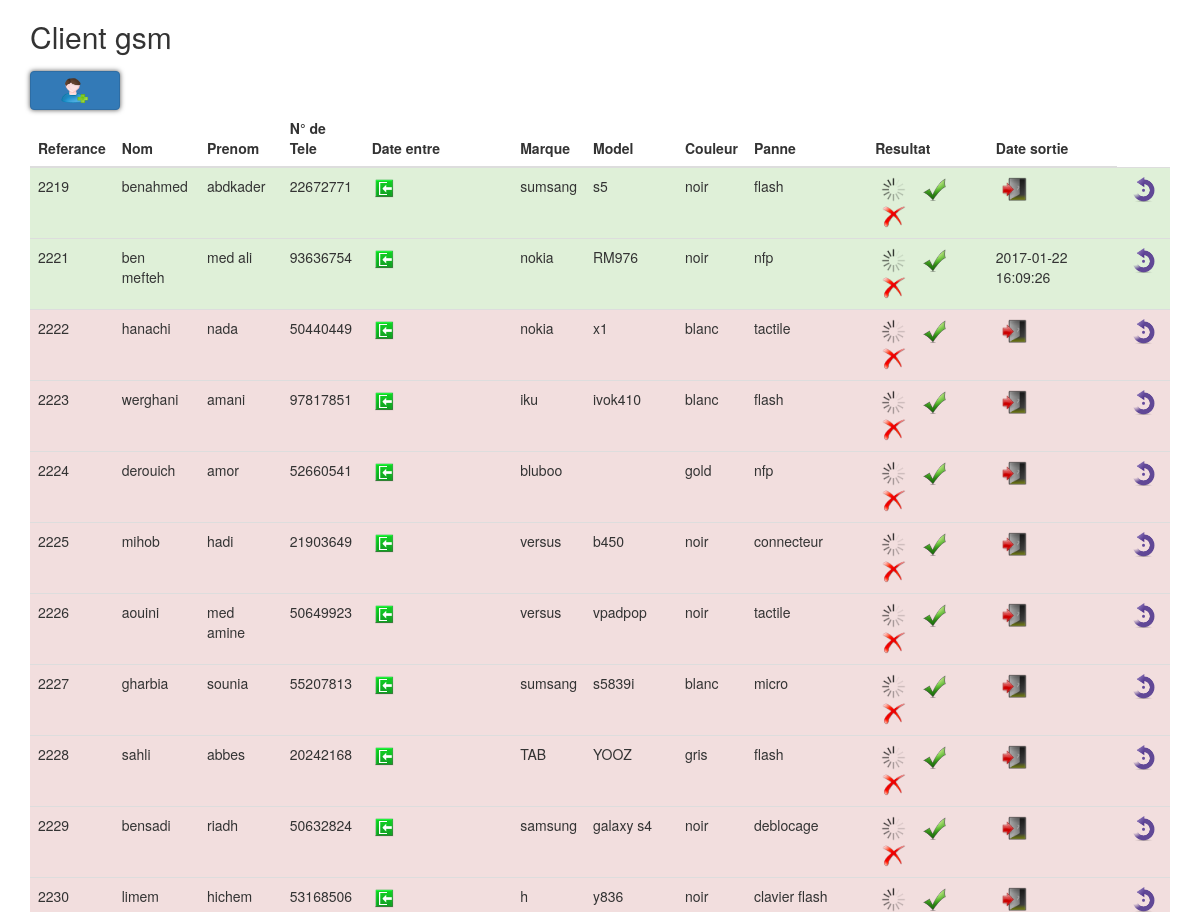
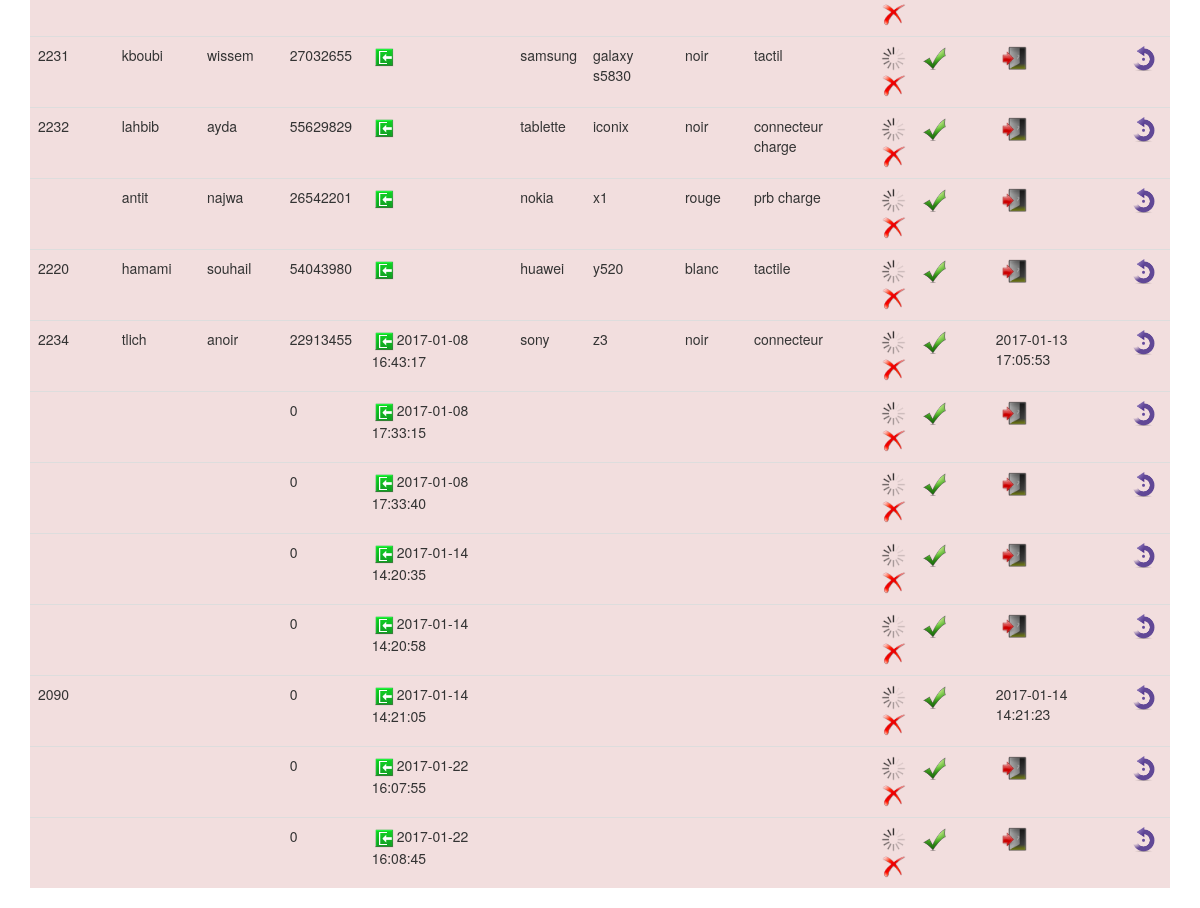
The app's page /listeclient.php with its own data (2 pictures, top to bottom).
### tables this page shows
CREATE TABLE IF NOT EXISTS `client` (
  `id` int(11) NOT NULL AUTO_INCREMENT,
  `referance` varchar(10) NOT NULL,
  `nom` varchar(20) NOT NULL,
  `prenom` varchar(20) NOT NULL,
  `tel` int(8) NOT NULL,
  `matriel` varchar(20) NOT NULL,
  `marque` varchar(20) NOT NULL,
  `model` varchar(20) NOT NULL,
  `color` varchar(10) NOT NULL,
  `panne` varchar(50) NOT NULL,
  `batterie` varchar(3) NOT NULL,
  `sim` varchar(3) NOT NULL,
  `resultat` varchar(20) NOT NULL,
  `date_sortie` varchar(50) NOT NULL,
  `date_entre` varchar(50) NOT NULL,
  PRIMARY KEY (`id`)
);

### listeclient.php (the view, shortened to what this page needs)
<?php
try {
 $bdd = new PDO('mysql:host=localhost;dbname=hanout;charset=utf8', 'root', '');
} catch (Exception $e) {
 die('Erreur : ' . $e->getMessage());
}
?>
<!DOCTYPE html>
<html lang="en">
<head>
  <link rel="stylesheet" href="https://maxcdn.bootstrapcdn.com/bootstrap/3.3.7/css/bootstrap.min.css">
</head>
<body>
<div class="container">
  <h2>Client gsm</h2>
  <a href="ajoutclient.php" class="btn btn-primary"><img src="add.png" width="30" height="25"></a>
  <table class="table">
    <thead>
      <tr>
        <th>Referance</th>
        <th>Nom</th>
        <th>Prenom</th>
        <th>N° de Tele</th>
        <th>Date entre</th>
        <th>Marque</th>
        <th>Model</th>
        <th>Couleur</th>
        <th>Panne</th>
        <th>Resultat</th>
        <th>Date sortie</th>
      </tr>
    </thead>
    <tbody>
      <?php
           $reponse = $bdd->query("SELECT referance,nom,prenom,tel,marque,model,color,panne,id,resultat,date_sortie,date_entre FROM client ");
           while ($donnees = $reponse->fetch()){
            $res=$donnees['resultat'];
            if($res=="Standby"){
              $color="active";
            }elseif($res=="Repaired"){
              $color="success";
            }else{
              $color="danger";
            }
            echo '<tr class="'.$color.'" >';
                        echo '<td>'.$donnees['referance'].'</td><td>'.$donnees['nom'].'</td><td>'.$donnees['prenom'].'</td>
            <td>'.$donnees['tel'].'</td><td><img src="login.png" class="imgent">'.$donnees['date_entre'].'</td><td>'.$donnees['marque'].'</td><td>'.$donnees['model'].'</td>
            <td>'.$donnees['color'].'</td>
            <td>'.$donnees['panne'].'</td>';
            echo ' <form method="post" action="listeclient.php">
                    <td>';
            echo '    <button  name="encours" value="Standby" ><img src="loading_throbber.png"></button>
                      <button  name="true" value="Repaired"><img src="check.png"></button>
                      <button name="false" value="Irreparable"><img src="deletered.png"></button>
                  </td>
                  <td>';
              if($donnees['date_sortie']=="") {
                 echo '<button name="logout" value="logout"><img src="application_exit.png"></button></td>';
               }else{
                 echo $donnees['date_sortie'];
                }
              echo '<td><button name="login" value="login"><img src="object_rotate_left.png"></button></td>';
                  echo ' </form>
                  </tr>';
          }
      ?>
    </tbody>
 </table>
</div>
</body>
</html>

### listeclient.php (style rules this page uses)
button { background-color: transparent; border: none; }
button img { width: 25px }
.imgent { width: 25px; padding: 0 3px }
a { padding: 7px; width: 90px; border-radius: 4px; box-shadow: 0 0 5px #555; margin-top: 8px; margin-bottom: 50px; display: inline-block; }

### records on screen
client: referance "2219", nom "benahmed", prenom "abdkader", tel "22672771", marque "sumsang", model "s5", color "noir", panne "flash"
client: referance "2221", nom "ben mefteh", prenom "med ali", tel "93636754", marque "nokia", model "RM976", color "noir", panne "nfp", date_sortie "2017-01-22 16:09:26"
client: referance "2222", nom "hanachi", prenom "nada", tel "50440449", marque "nokia", model "x1", color "blanc", panne "tactile"
client: referance "2223", nom "werghani", prenom "amani", tel "97817851", marque "iku", model "ivok410", color "blanc", panne "flash"
client: referance "2224", nom "derouich", prenom "amor", tel "52660541", marque "bluboo", color "gold", panne "nfp"
client: referance "2225", nom "mihob", prenom "hadi", tel "21903649", marque "versus", model "b450", color "noir", panne "connecteur"
client: referance "2226", nom "aouini", prenom "med amine", tel "50649923", marque "versus", model "vpadpop", color "noir", panne "tactile"
client: referance "2227", nom "gharbia", prenom "sounia", tel "55207813", marque "sumsang", model "s5839i", color "blanc", panne "micro"
client: referance "2228", nom "sahli", prenom "abbes", tel "20242168", marque "TAB", model "YOOZ", color "gris", panne "flash"
client: referance "2229", nom "bensadi", prenom "riadh", tel "50632824", marque "samsung", model "galaxy s4", color "noir", panne "deblocage"
client: referance "2230", nom "limem", prenom "hichem", tel "53168506", marque "h", model "y836", color "noir", panne "clavier flash"
client: referance "2231", nom "kboubi", prenom "wissem", tel "27032655", marque "samsung", model "galaxy s5830", color "noir", panne "tactil"
client: referance "2232", nom "lahbib", prenom "ayda", tel "55629829", marque "tablette", model "iconix", color "noir", panne "connecteur charge"
client: nom "antit", prenom "najwa", tel "26542201", marque "nokia", model "x1", color "rouge", panne "prb charge"
client: referance "2220", nom "hamami", prenom "souhail", tel "54043980", marque "huawei", model "y520", color "blanc", panne "tactile"
client: referance "2234", nom "tlich", prenom "anoir", tel "22913455", date_entre "2017-01-08 16:43:17", marque "sony", model "z3", color "noir", panne "connecteur", date_sortie "2017-01-13 17:05:53"
client: tel "0", date_entre "2017-01-08 17:33:15"
client: tel "0", date_entre "2017-01-08 17:33:40"
client: tel "0", date_entre "2017-01-14 14:20:35"
client: tel "0", date_entre "2017-01-14 14:20:58"
client: referance "2090", tel "0", date_entre "2017-01-14 14:21:05", date_sortie "2017-01-14 14:21:23"
client: tel "0", date_entre "2017-01-22 16:07:55"
client: tel "0", date_entre "2017-01-22 16:08:45"
